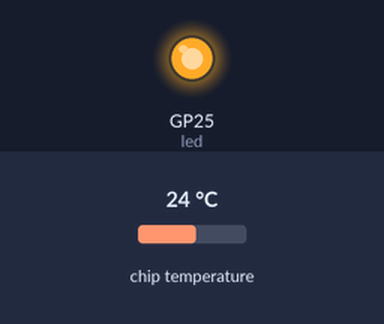
The program below on a simulated Raspberry Pi Pico running MicroPython. On the bench: output pins drawn as LEDs (lit = HIGH). The test bench sets the inputs (shaded band); at power-on: chip temperature 24 °C. What the program prints to the serial console is not drawn. At 0.0 s the program stops and its outputs stay as they are.

Above: at 0.1 s.
Timing chart, 0 to 1.5 s (numbered marks = the images above):
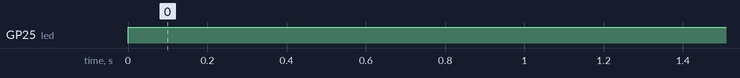

The program:

picofetch.py
```python
# Imports
import machine
from machine import Pin
import utime
import sys
import os
import micropython
import gc
import time

# Switch the pico on-board led on.
led = Pin("LED", Pin.OUT)
led.value(1)

# Print ASCII Art
print('\033[1m' + r"""
PPPP  III  CCC   OOO  FFFFF EEEEE TTTTT  CCC  H   H
P   P  I  C   C O   O F     E       T   C   C H   H
PPPP   I  C     O   O FFFF  EEEE    T   C     HHHHH
P      I  C   C O   O F     E       T   C   C H   H
P     III  CCC   OOO  F     EEEEE   T    CCC  H   H
---------------------------------------------------""" + '\033[0m')

sensor_temp = machine.ADC(4)
conversion_factor = 3.3 / (65535)

reading = sensor_temp.read_u16() * conversion_factor

# The temperature sensor measures the Vbe voltage of a biased bipolar diode, connected to the fifth ADC channel
# Typically, Vbe = 0.706V at 27 degrees C, with a slope of -1.721mV (0.001721) per degree.
temperature = 27 - (reading - 0.706)/0.001721

def print_color_blocks():
    BLOCK = '   '  # Or '\u2588' * 3 for solid blocks
    # Standard colors
    print(''.join(f"\033[4{i}m{BLOCK}\033[0m" for i in range(8)))

cause = machine.reset_cause()

print('\033[1m' + "Board Variant:" + '\033[0m', os.uname().machine)
print('\033[1m' + "Serial Number:" + '\033[0m', machine.unique_id().hex())
print('\033[1m' + "Platform:" + '\033[0m', sys.platform)
print('\033[1m' + "Firmware Version:" + '\033[0m', sys.version)
print(f"\033[1mTemperature:\033[0m {temperature:.2f} °C")
print(f"\033[1mUptime:\033[0m {time.ticks_ms() / 1000:.2f}s")
print('\033[1m' + "CPU Frequency:" + '\033[0m', machine.freq() // 1000000, "MHz")
print(f"\033[1mAllocated RAM:\033[0m {gc.mem_alloc() / 1024:.2f} KB")
print(f"\033[1mFree RAM:\033[0m {gc.mem_free() / 1024:.2f} KB")

if cause == machine.PWRON_RESET:
    print('\033[1m' + "Reset Cause:" + '\033[0m', "PWRON_RESET")
elif cause == machine.WDT_RESET:
    print('\033[1m' + "Reset Cause:" + '\033[0m', "WDT_RESET")
elif cause == machine.DEEPSLEEP_RESET:
    print('\033[1m' + "Reset Cause:" + '\033[0m', "DEEPSLEEP_RESET")
elif cause == machine.SOFT_RESET:
    print('\033[1m' + "Reset Cause:" + '\033[0m', "SOFT_RESET")
elif cause == machine.HARD_RESET:
    print('\033[1m' + "Reset Cause:" + '\033[0m', "HARD_RESET")
else:
    print('\033[1m' + "Reset Cause:" + '\033[0m', "N/A")

print()
print_color_blocks()
```

Measured:
- by itself, GP25 (led): LOW → HIGH at 0.00 s
